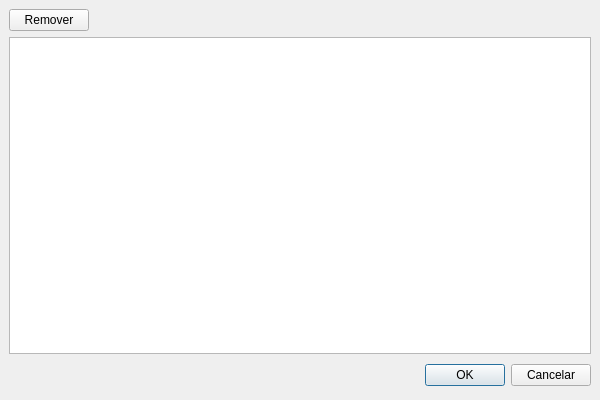
<ui version="4.0" >
 <class>frUsers</class>
 <widget class="QDialog" name="frUsers" >
  <property name="geometry" >
   <rect>
    <x>0</x>
    <y>0</y>
    <width>600</width>
    <height>400</height>
   </rect>
  </property>
  <property name="windowTitle" >
   <string>Usuários</string>
  </property>
  <property name="windowIcon" >
   <iconset resource="../res/rs.qrc" >:/png/buttons/16/agt_family.png</iconset>
  </property>
  <layout class="QGridLayout" >
   <property name="margin" >
    <number>9</number>
   </property>
   <property name="spacing" >
    <number>6</number>
   </property>
   <item row="1" column="0" >
    <widget class="QTableView" name="tableView" >
     <property name="alternatingRowColors" >
      <bool>true</bool>
     </property>
    </widget>
   </item>
   <item row="2" column="0" >
    <layout class="QHBoxLayout" >
     <property name="margin" >
      <number>0</number>
     </property>
     <property name="spacing" >
      <number>6</number>
     </property>
     <item>
      <spacer>
       <property name="orientation" >
        <enum>Qt::Horizontal</enum>
       </property>
       <property name="sizeHint" >
        <size>
         <width>131</width>
         <height>31</height>
        </size>
       </property>
      </spacer>
     </item>
     <item>
      <widget class="QPushButton" name="okButton" >
       <property name="text" >
        <string>OK</string>
       </property>
       <property name="icon" >
        <iconset resource="../res/rs.qrc" >:/png/buttons/16/agt_action_success.png</iconset>
       </property>
      </widget>
     </item>
     <item>
      <widget class="QPushButton" name="cancelButton" >
       <property name="text" >
        <string>Cancelar</string>
       </property>
       <property name="icon" >
        <iconset resource="../res/rs.qrc" >:/png/buttons/16/agt_action_fail.png</iconset>
       </property>
      </widget>
     </item>
    </layout>
   </item>
   <item row="0" column="0" >
    <layout class="QHBoxLayout" >
     <property name="margin" >
      <number>0</number>
     </property>
     <property name="spacing" >
      <number>6</number>
     </property>
     <item>
      <widget class="QPushButton" name="pbRemover" >
       <property name="text" >
        <string>Remover</string>
       </property>
       <property name="icon" >
        <iconset resource="../res/rs.qrc" >:/png/buttons/16/button_cancel.png</iconset>
       </property>
      </widget>
     </item>
     <item>
      <spacer>
       <property name="orientation" >
        <enum>Qt::Horizontal</enum>
       </property>
       <property name="sizeHint" >
        <size>
         <width>40</width>
         <height>20</height>
        </size>
       </property>
      </spacer>
     </item>
    </layout>
   </item>
  </layout>
 </widget>
 <resources>
  <include location="../res/rs.qrc" />
 </resources>
 <connections>
  <connection>
   <sender>okButton</sender>
   <signal>clicked()</signal>
   <receiver>frUsers</receiver>
   <slot>accept()</slot>
   <hints>
    <hint type="sourcelabel" >
     <x>278</x>
     <y>253</y>
    </hint>
    <hint type="destinationlabel" >
     <x>96</x>
     <y>254</y>
    </hint>
   </hints>
  </connection>
  <connection>
   <sender>cancelButton</sender>
   <signal>clicked()</signal>
   <receiver>frUsers</receiver>
   <slot>reject()</slot>
   <hints>
    <hint type="sourcelabel" >
     <x>369</x>
     <y>253</y>
    </hint>
    <hint type="destinationlabel" >
     <x>179</x>
     <y>282</y>
    </hint>
   </hints>
  </connection>
 </connections>
</ui>
